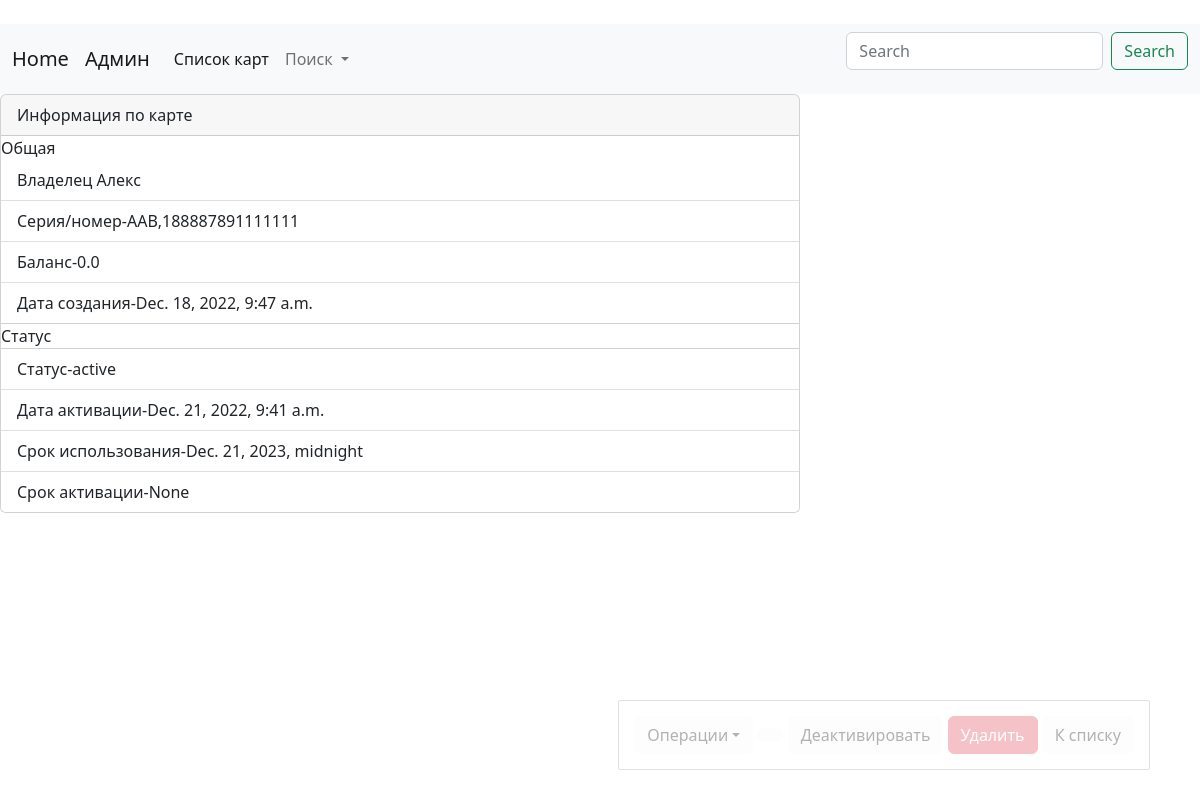
The app's page /cards/4 (signed in) with its own data.
### cards/models.py (models this page shows, shortened)
class Card(models.Model):
    serials=[('AABB','AABB'),('ABCC','ABCC'),('ACAB','ACAB'),('ADBC','ADBC')]
    terms=[('1','1'),('6','6'),('12','12')]
    card_owner_name=models.CharField(max_length=50)
    card_serial=models.CharField(max_length=10, choices=serials)
    card_number=models.CharField(max_length=22,choices=[(num.card_gen_number,num.card_gen_number) for num in CardGenerator.objects.all()],blank=True)
    card_balance=models.FloatField(default=0.0)
    card_date_create=models.DateTimeField(auto_now_add=True)
    card_begin_active=models.DateTimeField(default='2022-01-01 00:00:00',blank=True)
    card_end_active=models.DateTimeField(default='2030-01-01 00:00:00',blank=True)
    card_status=models.CharField(default='not_active',max_length=15)
    card_termin=models.CharField(max_length=5,choices=terms,blank=True,null=True)
    def get_delete_url(self):
            return reverse('card_delete_url', kwargs={'card_id':self.id})
    def get_activate_url(self):
            return reverse('card_activate_url', kwargs={'card_id':self.id})
    def get_deactivate_url(self):
            return reverse('card_deactivate_url', kwargs={'card_id':self.id})

### cards/views.py (the view)
# urls.py: path('cards/<int:card_id>', CardDetailView.as_view(),name='card_detail_url' ),
class CardDetailView(LoginRequiredMixin,View):
    def get(self, request, card_id):
        card=get_object_or_404(Card, id=card_id)
        return render(request, 'cards/card_detail.html', context={'card':card})

### cards/templates/cards/card_detail.html (shortened to what this page needs)
﻿{% extends 'cards/base_cards.html'%}
{% block content %}
	<div class="card" style="width: 50rem;">
 	 <div class="card-header">
  	  Информация по карте
 	 </div>
	 Общая
 	 <ul class="list-group list-group-flush">
	   <li class="list-group-item">Владелец {{card.card_owner_name}}</li>
  	   <li class="list-group-item">Серия/номер-{{card.card_serial}},{{card.card_number}}</li>
	   <li class="list-group-item">Баланс-{{card.card_balance}}</li>
	   <li class="list-group-item">Дата создания-{{card.card_date_create}}</li>
 	 </ul>
	Статус
 	 <ul class="list-group list-group-flush">
 	  <li class="list-group-item">Статус-{{card.card_status}}</a></li>
  	  <li class="list-group-item">Дата активации-{{card.card_begin_active}}</li>
  	  <li class="list-group-item">Срок использования-{{card.card_end_active}}</li>
	  <li class="list-group-item">Срок активации-{{card.card_termin}}</li>
 	 </ul>
	</div>
{% if request.user.is_authenticated %}
<div class="obj-panel">
	 {% block obj-panel%}
       		 <a class="btn btn-light dropdown-toggle" href="#" role="button" data-bs-toggle="dropdown" aria-expanded="false">Операции</a>
		<a class="btn btn-light" href="{{card.get_activate_url}}">{%if card.card_status == 'not_active' %}Активировать{%endif%}</a></a>
		<a class="btn btn-light" href="{{card.get_deactivate_url}}">{%if card.card_status == 'active' %}Деактивировать{%endif%}</a></a>
		<a class="btn btn-danger" href="{{card.get_delete_url}}">Удалить</a>
		<a class="btn btn-light" href="{% url 'cards_list_url'%}">К списку</a>
	 {%endblock%}
	</div>
{% endif%}
{% endblock %}

### static/css/styles.css (style rules this page uses)
.obj-panel { border: 1px solid #999; border-radius: 2px; position:fixed; right:50px; bottom:30px; opacity:0.3; padding:15px; }

### records on screen
Card: card_owner_name "Алекс", card_serial "AAB", card_number "188887891111111", card_balance "0.0", card_date_create "Dec. 18, 2022, 9:47 a.m.", card_status "active", card_begin_active "Dec. 21, 2022, 9:41 a.m.", card_end_active "Dec. 21, 2023, midnight", card_termin "None"
